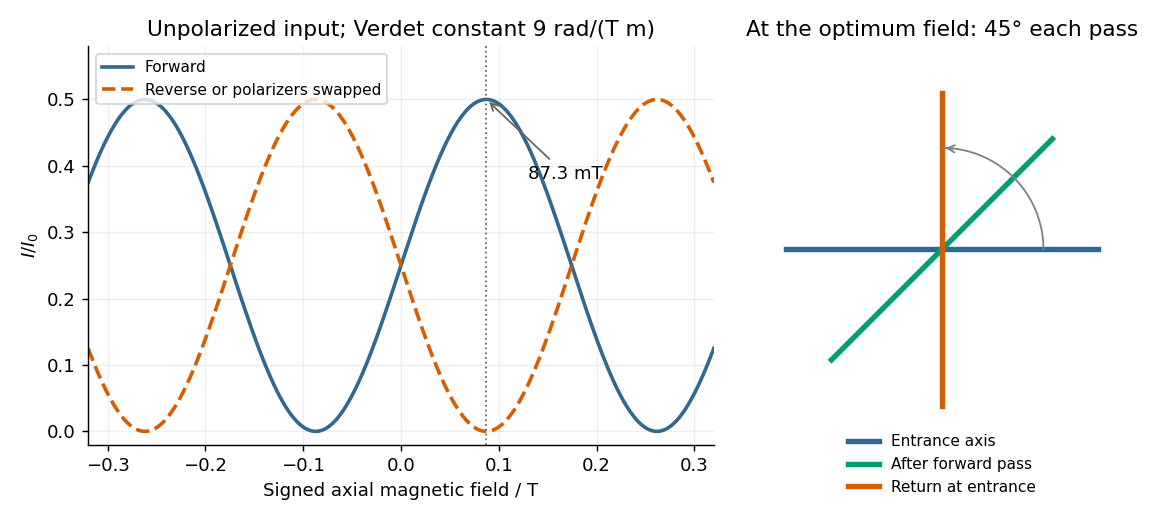

Write the Python code that produced this figure.
"""Original forward/reverse solution plot, not a reproduction of the source diagram.
Python 3.14, root NumPy/Matplotlib dependencies. Write opaque PNG basename in cwd.
"""
from pathlib import Path
import matplotlib
matplotlib.use('Agg')
import matplotlib.pyplot as plt
import numpy as np

B = np.linspace(-.32, .32, 1600)
theta = 9*B
Bopt = np.pi/36
fig, (ax, state) = plt.subplots(1,2,figsize=(9,4),dpi=130,facecolor='white',
                                gridspec_kw={'width_ratios':[1.5,1]})
ax.plot(B,.5*np.cos(theta-np.pi/4)**2,color='#31688e',lw=2,label='Forward')
ax.plot(B,.5*np.cos(theta+np.pi/4)**2,color='#d55e00',lw=2,ls='--',label='Reverse or polarizers swapped')
ax.axvline(Bopt,color='0.4',ls=':',lw=1)
ax.annotate('87.3 mT', (Bopt,.5), (.13,.38), fontsize=10,
            arrowprops=dict(arrowstyle='->',color='0.4'))
ax.set(xlabel='Signed axial magnetic field / T',ylabel=r'$I/I_0$',xlim=(-.32,.32),ylim=(-.02,.58),
       title='Unpolarized input; Verdet constant 9 rad/(T m)')
ax.legend(fontsize=8.5,loc='upper left')
ax.grid(alpha=.2)
for angle, color, label in [(0,'#31688e','Entrance axis'),(np.pi/4,'#009e73','After forward pass'),
                             (np.pi/2,'#d55e00','Return at entrance')]:
    end=np.array([np.cos(angle),np.sin(angle)])
    state.plot([-end[0],end[0]],[-end[1],end[1]],color=color,lw=3,label=label)
phi=np.linspace(0,np.pi/2,100)
state.plot(.65*np.cos(phi),.65*np.sin(phi),color='0.5',lw=1)
state.annotate('',(.65*np.cos(phi[-1]),.65*np.sin(phi[-1])),
               (.65*np.cos(phi[-10]),.65*np.sin(phi[-10])),
               arrowprops=dict(arrowstyle='->',color='0.5'))
state.set_aspect('equal')
state.set(xlim=(-1.2,1.2),ylim=(-1.25,1.3),title='At the optimum field: 45° each pass')
state.axis('off')
state.legend(fontsize=8.5,loc='lower center',bbox_to_anchor=(.5,-.16),frameon=False)
ax.spines[['top','right']].set_visible(False)
fig.tight_layout()
fig.savefig(Path(__file__).with_suffix('.png').name,facecolor='white',transparent=False)
plt.close(fig)
